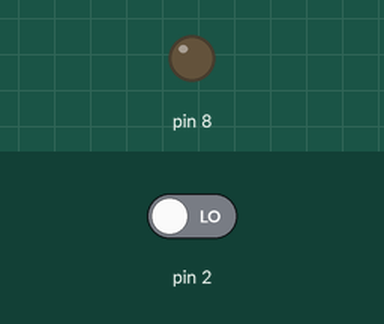
Simulated run of this sketch. Board: Arduino Uno, built with avr-gcc and run on an emulated ATmega328P. Shown: output pins drawn as LEDs (lit = HIGH). Inputs (shaded band) come from the test bench; at power-on: pin 2 LOW.

Above: at 1.2 s.
1.3 s: pin 2 driven HIGH
At 1.8 s:
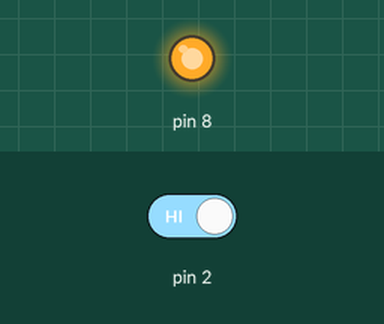
2.8 s: pin 2 driven LOW
At 4.2 s:
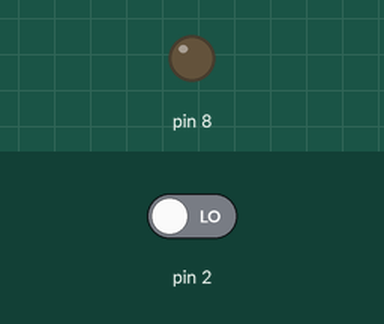
Timing chart, 0 to 5.8 s (numbered marks = the images above; inputs shaded):
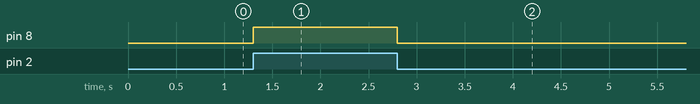

The sketch:

sketch_may14a.ino
```cpp
void setup() {
  // put your setup code here, to run once:
  pinMode(2, INPUT);
  pinMode(8, OUTPUT);
}

void loop() {
  // put your main code here, to run repeatedly:
    while(digitalRead(2))
    digitalWrite(8, HIGH);

  digitalWrite(8, LOW);
}
```

Measured:
- after the input at 1.3 s, pin 8: LOW → HIGH at once
- after the input at 2.8 s, pin 8: HIGH → LOW at once
